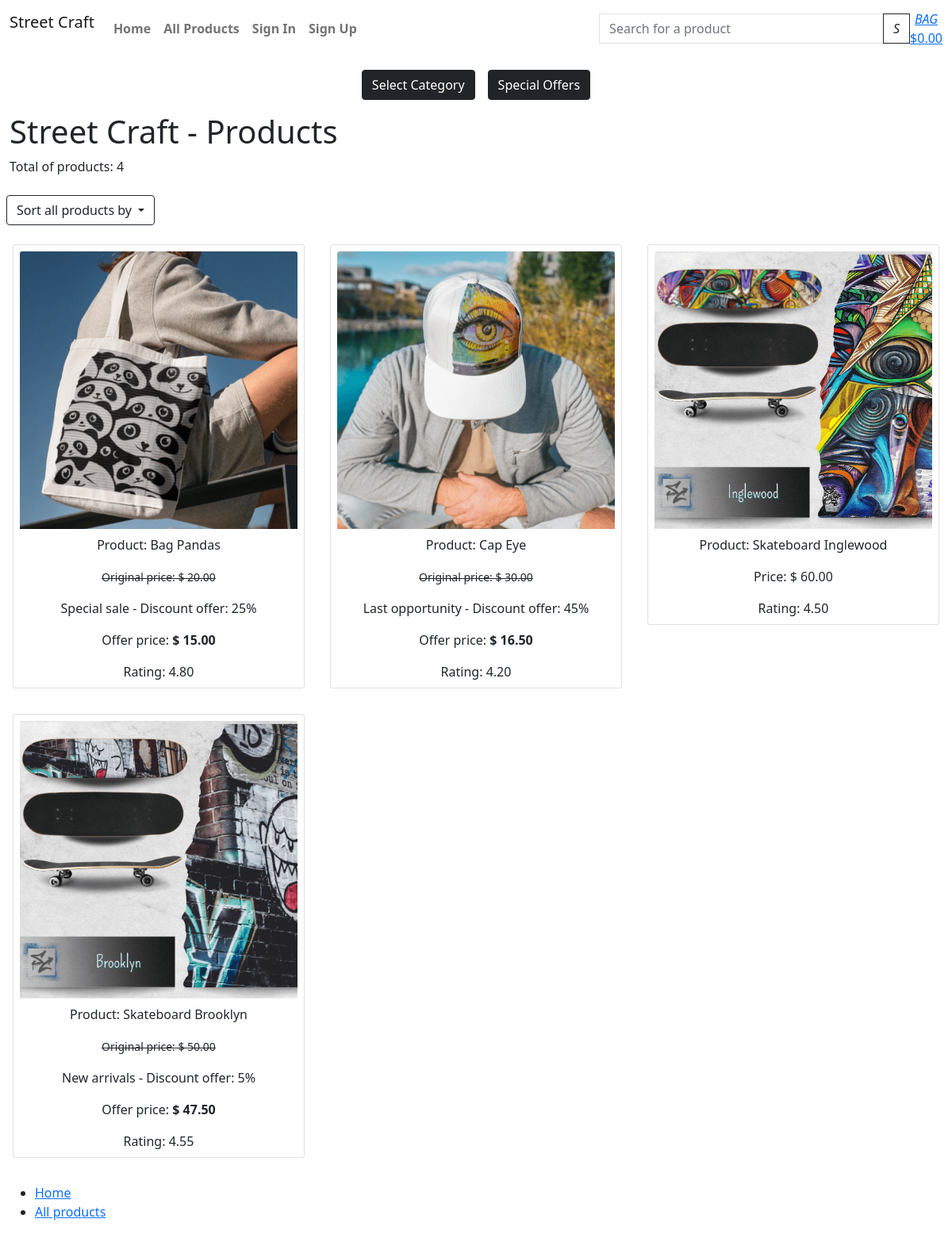
The page /all-products/ on the database its author committed.
### products/models.py (models this page shows, shortened)
class Product(models.Model):
    sku = models.SmallAutoField(primary_key=True)
    name = models.CharField(max_length=150, unique=True)
    release_date = models.DateTimeField(auto_now_add=True)
    category = models.ForeignKey('Category', null=True, blank=True, on_delete=models.SET_NULL)
    description = models.TextField()
    price = models.DecimalField(max_digits=6, decimal_places=2)
    offer_active = models.BooleanField(default=False)
    offer = models.ForeignKey(Offer, null=True, blank=True, on_delete=models.SET_NULL)
    rating = models.DecimalField(max_digits=6, decimal_places=2, null=True, blank=True)
    product_image = models.ImageField(null=True, blank=True)
    product_image_url = models.URLField(max_length=1024, null=True, blank=True)
    slug = models.SlugField(max_length=254, null=True, blank=True, unique=True)
    class Meta:
        ordering = ['-release_date']
    def cal_discount_price(self):
        return self.price - ((self.price * self.offer.offer_discount) / 100)

class Offer(models.Model):
    offer_sku = models.SmallAutoField(primary_key=True)
    offer_name = models.CharField(max_length=50,)
    offer_display = models.CharField(max_length=254, null=True, blank=True)
    offer_discount = models.IntegerField(default=0,
        validators=[
            MaxValueValidator(80),
            MinValueValidator(0)
        ])

### products/views.py (the view, shortened to what this page needs)
# urls.py: path('all-products/', views.products, name='products'),
def products(request):
    products_list = Product.objects.all()
    total_products_list = products_list.count()
    query = None
    categories = None
    offers = None
    sort = None
    direction = None
    if request.GET:
        if 'category' in request.GET:
            categories = request.GET['category'].split(',')
            products_list = products_list.filter(category__system_name__in=categories)
            categories = Category.objects.filter(system_name__in=categories)
            total_products_list = products_list.count()
    if request.GET:
        if 'offer' in request.GET:
            offers = request.GET['offer'].split(',')
            products_list = products_list.filter(offer__offer_name__in=offers)
            offers = Offer.objects.filter(offer_name__in=offers)
            total_products_list = products_list.count()
    current_sorting = f'{sort}_{direction}'
    context = {
        "products_list": products_list,
        "total_products_list": total_products_list,
        'current_categories': categories,
        'current_sorting': current_sorting,
    }
    return render(request, 'products/products_all.html', context)

### shopbag/contexts.py (called while the page is built, shortened)
def bag_contents(request):
    bag_items = []
    total = 0
    product_count = 0
    bag = request.session.get('bag', {})
    if total < settings.FREE_DELIVERY_THRESHOLD:
        delivery = total * Decimal(settings.STANDARD_DELIVERY_PERCENTAGE / 100)
        free_delivery_delta = settings.FREE_DELIVERY_THRESHOLD - total
    else:
        delivery = 0
        free_delivery_delta = 0
    grand_total = delivery + total
    context = {
        'bag_items': bag_items,
        'total': total,
        'product_count': product_count,
        'delivery': delivery,
        'free_delivery_delta': free_delivery_delta,
        'free_delivery_threshold': settings.FREE_DELIVERY_THRESHOLD,
        'grand_total': grand_total,
    }
    return context

### templates/products/products_all.html (shortened to what this page needs)
{% extends "base.html" %}
{% load static %}
{% block content %}
<header>
    <div class="container-fluid">
        <h1>Street Craft - Products</h1>
    </div>
</header>
<div class="container-fluid">
    <p>Total of products: {{ total_products_list }}</p>
</div>
<div class="dropdown p-2">
    <a class="btn btn-outline-dark dropdown-toggle" href="#" role="button" data-bs-toggle="dropdown" aria-expanded="false">
        Sort all products by
    </a>
</div>
<div class="container-fluid">
    <div class="row">
        {% for product in products_list %}
            <div class="col-md-4 p-0">
                <div class="card m-3">
                    <div class="card-body m-1 p-1 text-center">
                        <a href="{% url 'product_details' product.slug %}">
                            <div class="image-container">
                                {% if product.product_image %}
                                <img class="card-img-top img-fluid" src="{{ product.product_image.url }}" alt="{{ product.name }}">
                                {% else %}
                                <img class="card-img-top img-fluid" src="{{ MEDIA_URL }}noimage-sc.png" alt="No image of the product">
                                {% endif %}
                            </div>
                        </a>
                        <p class="card-text mt-2">Product: {{ product.name }}</p>
                        {% if product.offer  %}
                        <p class="card-text"><del><small>Original price: $ {{ product.price }}</small></del></p>
                        <p class="card-text">{{ product.offer.offer_display }} - Discount offer: {{ product.offer.offer_discount }}%</p>
                        <p> Offer price: <strong>$ {{ product.cal_discount_price }} </strong></p>
                        {% else %}
                        <p class="card-text">Price: $ {{ product.price }}</p>
                        {% endif %}
                        <p class="card-text">Rating: {{ product.rating }}</p>
                    </div>
                </div>
            </div>
            {% if forloop.counter|divisibleby:3 %}
                </div>
                <div class="row">
            {% endif %}
        {% endfor %}
    </div>
</div>
{% endblock content %}

### rows shown on the page
Product: product_image (picture), name "Bag Pandas", price "20.00", offer.offer_display "Special sale", offer.offer_discount "25", cal_discount_price "15.00", rating "4.80"
Product: product_image (picture), name "Cap Eye", price "30.00", offer.offer_display "Last opportunity", offer.offer_discount "45", cal_discount_price "16.50", rating "4.20"
Product: product_image (picture), name "Skateboard Inglewood", price "60.00", rating "4.50"
Product: product_image (picture), name "Skateboard Brooklyn", price "50.00", offer.offer_display "New arrivals", offer.offer_discount "5", cal_discount_price "47.50", rating "4.55"

### other values the page prints
{{ total_products_list }} "4"
